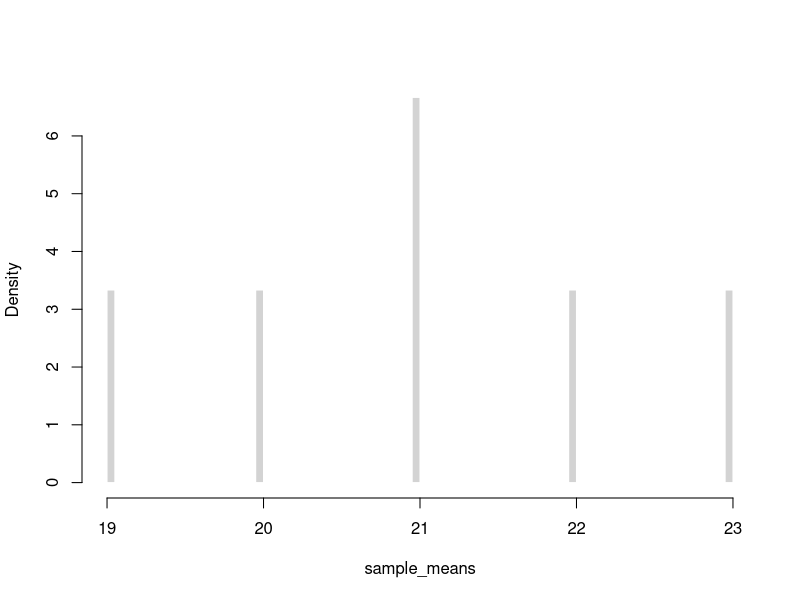
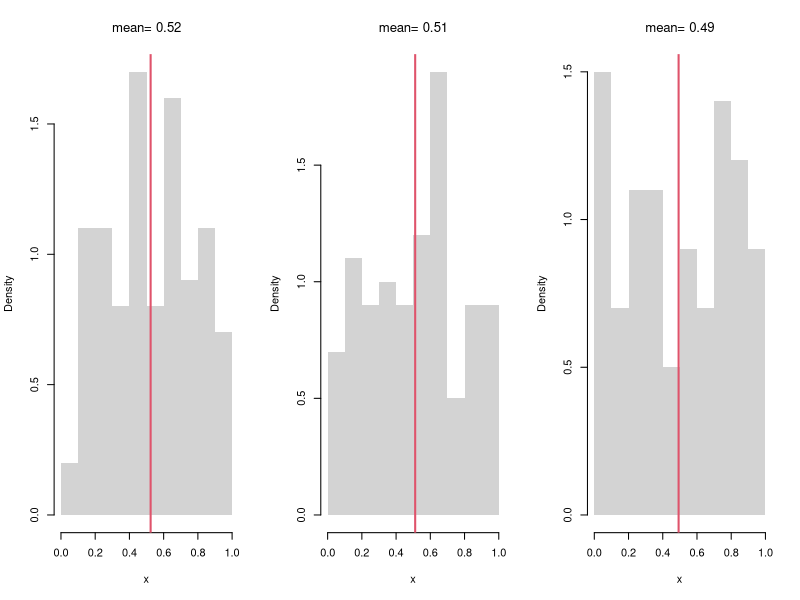
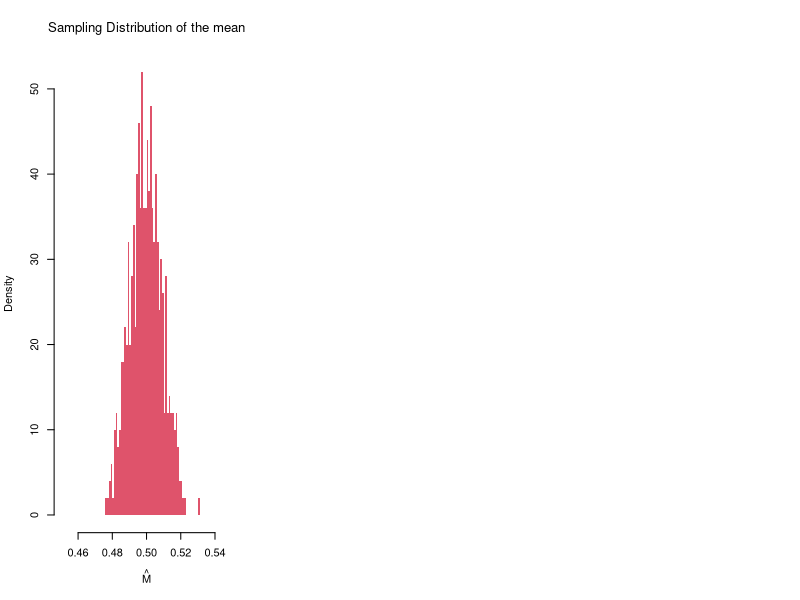
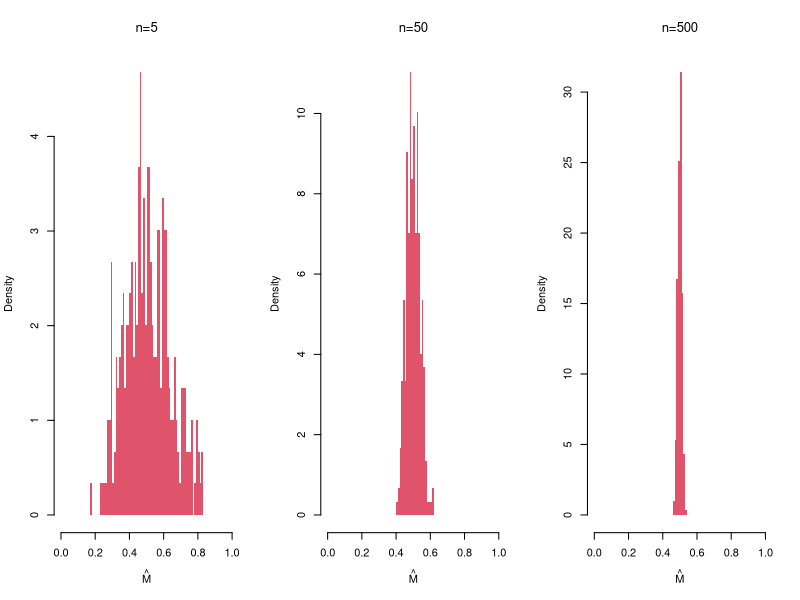
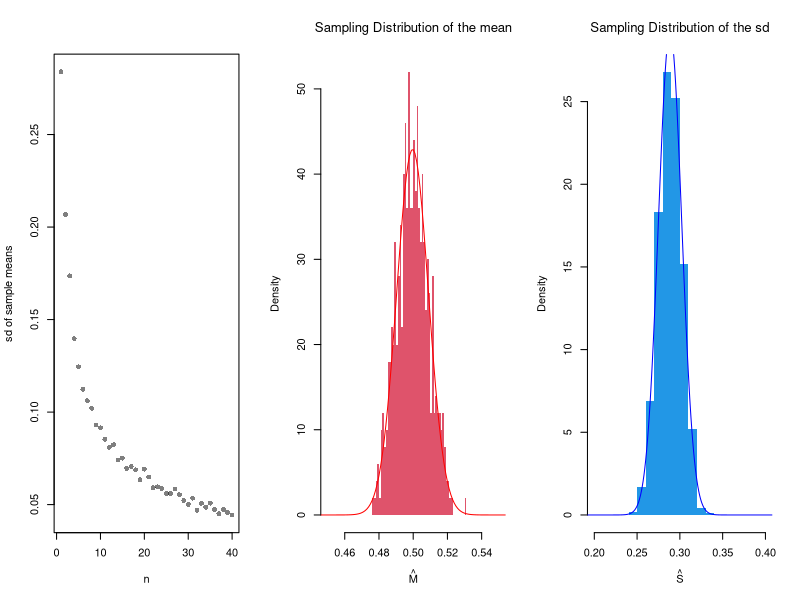
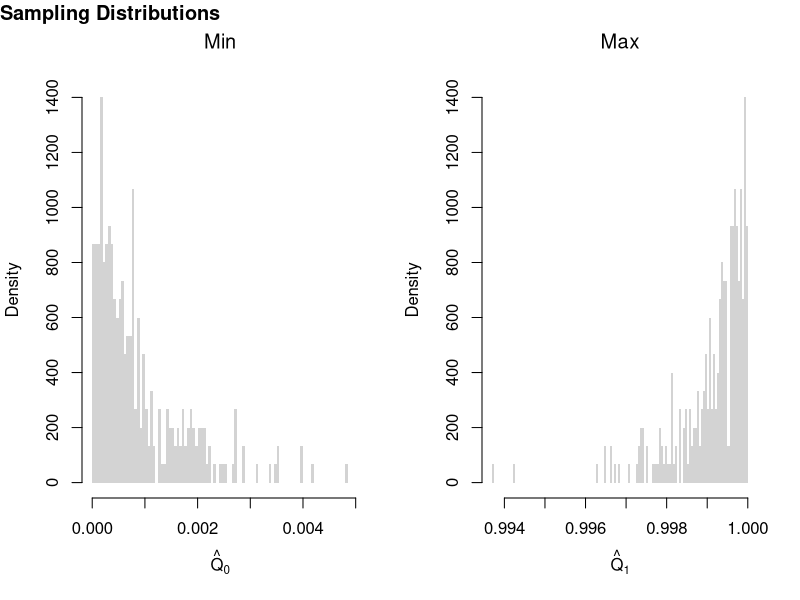
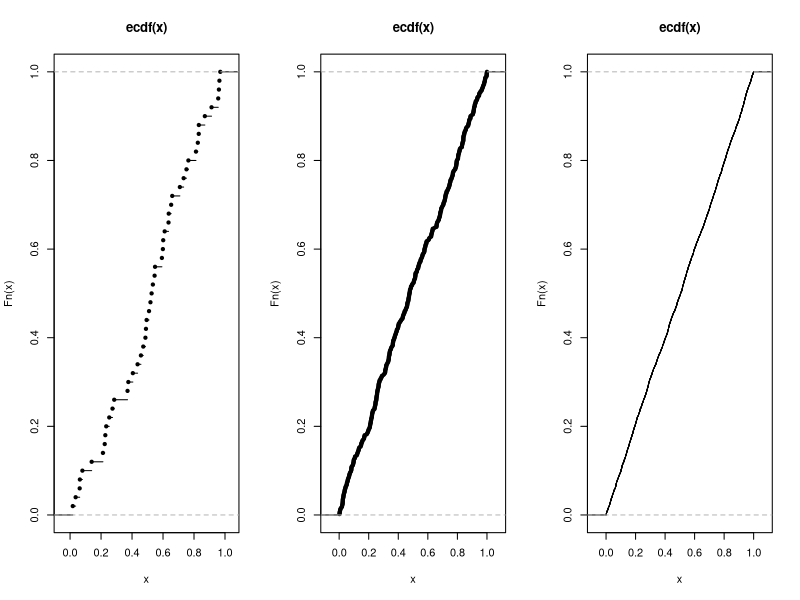
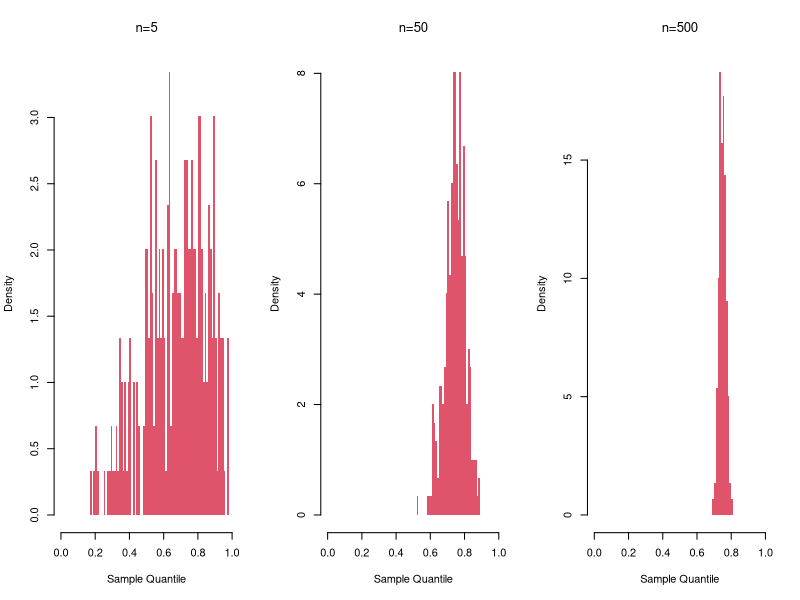

Source code (R) for these figures, in order:
## ---- chunk 1
# Simple random sample (no duplicates, equal probability)
x <- c(1,2,3,4) # population
sample(x, 2, replace=F) #sample
## ---- chunk 2
#{1,2,3} {1,3,2}  ho
#{2,1,3} {2,3,1}  
#{3,2,1} {3,1,2}
factorial(3)
## ---- chunk 3
#Ways to draw k=2 from a set with n=4
#{1,2} {1,3} {1,4}  
#      {2,3} {2,4}  
#            {3,4} 

choose(4,2)
## ---- chunk 4
#All possible samples of two from an enormous bag of numbers {1,2,3,4}
#{1,1} {1,2} {1,3}, {3,4}
#{2,2} {2,3} {2,4}
#{3,3} {3,4}
#{4,4}

# Simple random sample (duplicates, equal probability)
sample(x, 2, replace=T)
## ---- chunk 5
runif(3)
rexp(3)
rnorm(3)
## ---- chunk 6
X <- c(18,20,22,24) # Ages for student population
# six possible samples
m1 <- mean( X[c(1,2)] ) #{1,2}
m2 <- mean( X[c(1,3)] ) #{1,3}
m3 <- mean( X[c(1,4)] ) #{3,4}
m4 <- mean( X[c(2,3)] ) #{2,3}
m5 <- mean( X[c(2,4)] ) #{2,4}
m6 <- mean( X[c(3,4)] ) #{3,4}
# sampling distribution
sample_means <- c(m1, m2, m3, m4, m5, m6)
hist(sample_means,
    freq=F, breaks=100,
    main='', border=F)
## ---- chunk 7
# Three Sample Example from infinite population
x1 <- runif(100)
m1 <- mean(x1)
x2 <- runif(100)
m2 <- mean(x2)
x3 <- runif(100)
m3 <- mean(x3)
sample_means <- c(m1, m2, m3)
sample_means

# An Equivalent Approach: fill vector in a loop
sample_means <- vector(length=3)
for(i in seq(sample_means)){
    x <- runif(100)
    m <- mean(x)
    sample_means[i] <- m
}
sample_means
## ---- chunk 8
# Three Sample Example w/ Visual
par(mfrow=c(1,3))
for(b in 1:3){
    x <- runif(100) 
    m <-  mean(x)
    hist(x,
        breaks=seq(0,1,by=.1), #for comparability
        freq=F, main=NA, border=NA)
    abline(v=m, col=2, lwd=2)
    title(paste0('mean= ', round(m,2)),  font.main=1)
}
## ---- chunk 9
# Many sample example
sample_means <- vector(length=500)
for(i in seq_along(sample_means)){
    x <- runif(1000)
    m <- mean(x)
    sample_means[i] <- m
}
hist(sample_means, 
    breaks=seq(0.45,0.55,by=.001),
    border=NA, freq=F,
    col=2, font.main=1, 
    xlab=expression(hat(M)),
    main='Sampling Distribution of the mean')
## ---- chunk 10
m_LLLN <- mean(sample_means)
round(m_LLLN, 3)
## ---- chunk 11
par(mfrow=c(1,3))
for(n in c(5,50,500)){
    sample_means_n <- vector(length=299)
    for(i in seq_along(sample_means_n)){
        x <- runif(n)
        m <- mean(x)
        sample_means_n[i] <- m
    }
    hist(sample_means_n, 
        breaks=seq(0,1,by=.01),
        border=NA, freq=F,
        col=2, font.main=1, 
        xlab=expression(hat(M)),
        main=paste0('n=',n) )
}
## ---- chunk 12
n_seq <- seq(1, 40)
sd_seq <- vector(length=length(n_seq))
for(n in seq_along(sd_seq)){
    sample_means_n <- vector(length=499)
    for(i in seq_along(sample_means_n)){
        x <- runif(n)
        m <- mean(x)
        sample_means_n[i] <- m
    }
    sd_seq[n] <- sd(sample_means_n)
}
plot(n_seq, sd_seq, pch=16, col=grey(0,0.5),
    xlab='n', ylab='sd of sample means', main='')
## ---- chunk 13
hist(sample_means,
    breaks=seq(0.45,0.55,by=.001),
    border=NA, freq=F,
    col=2, font.main=1,
    xlab=expression(hat(M)),
    main='Sampling Distribution of the mean')
    
## Approximately normal?
mu <- mean(sample_means)
mu_sd <- sd(sample_means)
x <- seq(0.1, 0.9, by=0.001)
fx <- dnorm(x, mu, mu_sd)
lines(x, fx, col='red')
## ---- chunk 14
# CLT example of the "sd" statistic
sample_sds <- vector(length=1000)
for(i in seq_along(sample_sds)){
    x <- runif(100) # same distribution
    s <- sd(x) # different statistic
    sample_sds[i] <- s
}
hist(sample_sds,
    breaks=seq(0.2,0.4,by=.01),
    border=NA, freq=F,
    col=4, font.main=1,
    xlab=expression(hat(S)),
    main='Sampling Distribution of the sd')

## Approximately normal?
mu <- mean(sample_sds)
mu_sd <- sd(sample_sds)
x <- seq(0.1, 0.9, by=0.001)
fx <- dnorm(x, mu, mu_sd)
lines(x, fx, col='blue')

# try another random variable, such as rexp(100) instead of runif(100)
## ---- chunk 15
# Create 300 samples, each with 1000 random uniform variables
x_samples <- matrix(nrow=300, ncol=1000)
for(i in seq(1,nrow(x_samples))){
    x_samples[i,] <- runif(1000)
}
# Each row is a new sample
length(x_samples[1,])

# Compute min and max for each sample
x_mins <- apply(x_samples, 1, quantile, probs=0)
x_maxs <- apply(x_samples, 1, quantile, probs=1)

# Plot the sampling distributions of min, median, and max
# Median looks normal. Maximum and Minumum do not!
par(mfrow=c(1,2))
hist(x_mins, breaks=100, main='Min', font.main=1,
    xlab=expression(hat(Q)[0]), border=NA, freq=F)
hist(x_maxs, breaks=100, main='Max', font.main=1,
    xlab=expression(hat(Q)[1]), border=NA, freq=F)
title('Sampling Distributions', outer=T, line=-1, adj=0)
## ---- chunk 16
par(mfrow = c(1, 3))

for (n in c(50, 500, 5000)) {
  x <- runif(n)
  Fx <- ecdf(x)
  plot(Fx)
}

## ---- chunk 17
par(mfrow=c(1,3))
for(n in c(5,50,500)){
    sample_quants_n <- vector(length=299)
    for(i in seq_along(sample_quants_n)){
        x <- runif(n)
        m <- quantile(x, probs=0.75) #upper quartile
        sample_quants_n[i] <- m
    }
    hist(sample_quants_n, 
        breaks=seq(0,1,by=.01),
        border=NA, freq=F,
        col=2, font.main=1, 
        xlab="Sample Quantile",
        main=paste0('n=',n) )
}
## ---- chunk 18
sample_dat <- USArrests[,'Murder']
sample_mean <- mean(sample_dat)
sample_mean
## ---- chunk 19
# Generate Non-normal Data, from Hesterberg (2015)

# Population is 50% N(-2, 1) and 50% N(2, 4)
populationMean <- c(-2, 2)
populationVar <- c(1, 4)

# Generate samples from population
rPopulation <- function(n){
  # Which distribution is each observation coming from
  di <- sample(1:2, size=n, replace=TRUE, prob=c(.5,.5))
  rnorm(n, mean=populationMean[di], sd=sqrt(populationVar)[di])
}

# Compute Sample Mean
n <- 25
set.seed(2)
sample_dat <- rPopulation(n)
sample_mean <- mean(sample_dat)
## ---- chunk 20
# Plot Bootstrap Mean
# Modified from Hesterberg (2015)

#### Some parameters for figure layout.
divideX <- c(.6, .65)
divideY <- c(0, .32, .33, .65, .70, 1)
useFraction <- .9
Fraction2 <- 0:1 + c(1, -1) * (1-useFraction)/2
rescaleY <- function(x) (x-.33)/.67
divideY3 <- (c(NA, NA, .33, .65, .70, 1) - .33)/.67

PlotSample <- function(data,
    lineMu=TRUE,
    star=FALSE,
    lineM=NULL,
    col="gray"){
  # lineMu: logical, add a vertical line at mu
  # star:  logical, label with xbar* instead of xbar
  # lineM: NULL or numeric; add a vertical line there

  hist(data, breaks=seq(-6, 8, length=21), col=col,
       probability=TRUE, axes=FALSE, new=FALSE, border=0,
       xlab="", xlim=c(-6, 8), ylim=c(0, .351),
       xaxs="i", yaxs="i", main="")
  axis(side=1, at=c(-6, 8))
  axis(side=1, at=mean(data),
       if(star) expression(hat(M)[r]) else expression(hat(M)))
  if(lineMu) {
    segments(mean(populationMean), y0=0, y1=.32)
    axis(side=1, at=mean(populationMean), "")
  }
  if(length(lineM)) {
    segments(lineM, y0=0, y1=.32, col="red", lty=2)
    axis(side=1, at=lineM, "", col="red")
  }
  invisible(NULL)
}

### Plot sample (as substitute for population)
par(fig=c(divideX[1] * (1/3 + 1/3 * Fraction2), divideY3[5:6]),
    mar=.1 + c(2, 0, 0, 0), mex=.8)
PlotSample(sample_dat, lineM=sample_mean)
axis(1, sample_mean, expression(hat(M)), col="red")

### Bootstrap samples
set.seed(2)  ## Cherry Pick Some Good Ones
B <- lapply(1:20, function(b) { sample(sample_dat, replace=T) })
temp <- lapply(B, hist, breaks=seq(-6, 8, length=21), plot=F)
Bii <- which(sapply(temp, function(x) max(x[['counts']])) <= 5)
## Plot the Cherries
par(fig=c(divideX[1] * (0/3 + 1/3*Fraction2), divideY3[3:4]), new=T)
PlotSample(B[[Bii[1]]], sample_mean, lineMu=F, star=T)
par(fig=c(divideX[1] * (1/3 + 1/3*Fraction2), divideY3[3:4]), new=T)
PlotSample(B[[Bii[3]]], sample_mean, lineMu=F, star=T)
par(fig=c(divideX[1] * (2/3 + 1/3*Fraction2), divideY3[3:4]), new=T)
PlotSample(B[[Bii[2]]], sample_mean, lineMu=F, star=T)

### Bootstrap Distribution
par(fig=c(divideX[2], 1, 0, .5), new=T)
par(mar=c(4.1, 0, 0, 0))
set.seed(2)
Bmeans <- sapply(1:999, function(b) {
    dat_b <- sample(sample_dat, replace=T) # c.f. jackknife
    mean(dat_b)
})
hist(Bmeans, xlim=c(-3, 3), ylim=c(0, 1), breaks=61, border=0,
     axes=F, col="gray", freq=F, main="", yaxs="i",
     xlab="", ylab="")
abline(v=sample_mean, col="red", lty=2)
abline(v=mean(populationMean))
axis(1, c(-3, 3))
axis(1, at=sample_mean, expression(hat(M)), col="red")
#axis(3, at=mean(populationMean), expression(mu))

### Arrows
par(mar=c(2.1, 0, 0, 0))
par(fig=c(0, 1, 0, 1), usr=c(0, 1, 0, 1))
arrows(lwd=1.5, length=.125,
       x0=divideX[1] * (.29 + .42 * ppoints(5)[c(1,3,5)]),
       x1=divideX[1] * seq(.3, .7, length=3),
       y0=rescaleY(divideY[4:5] %*% c(.2, .77)) - .05,
       y1=rescaleY(divideY[4] - c(.6, 1, .6)*(divideY[5]-divideY[4])) - .05)
arrows(divideX[1], c(.1, .2, .3), length=.125, divideX[2], lwd=1.5)

### Text
text(.4, .8, adj=0, 'Sample')
text((divideX[2]+1)/2, .55, adj=.5, 'Resampling Distribution')
text(0.01, divideY3[4]+.03, adj=0, "Resamples (r)")
legend(.01, .9, lty=1:2, col=1:2, legend=expression(mu, hat(M)))
## ---- chunk 21
sample_dat <- USArrests[,'Murder']
sample_mean <- mean(sample_dat)

# Jackknife Estimates
n <- length(sample_dat)
jackknife_means <- vector(length=n)
for(i in seq_along(jackknife_means)){
    dat_noti <- sample_dat[-i]
    mean_noti <- mean(dat_noti)
    jackknife_means[i] <- mean_noti
}
hist(jackknife_means, breaks=25,
    border=NA, freq=F,
    main='', xlab=expression(hat(M)[-i]))
abline(v=sample_mean, col='red', lty=2)
## ---- chunk 22
# Bootstrap estimates
bootstrap_means <- vector(length=9999)
for(b in seq_along(bootstrap_means)){
    dat_id <- seq(1,n)
    boot_id <- sample(dat_id , replace=T)
    dat_b  <- sample_dat[boot_id] # c.f. jackknife
    mean_b <- mean(dat_b)
    bootstrap_means[b] <-mean_b
}

hist(bootstrap_means, breaks=25,
    border=NA, freq=F,
    main='', xlab=expression(hat(M)[b]))
abline(v=sample_mean, col='red', lty=2)
## ---- chunk 23
# theoretical probabilities
x <- c(0,1)
x_probs <- c(1/4, 3/4)
# sample draws
coin_sample <- sample(x, prob=x_probs, 1000, replace=T)
Fhat <- ecdf(coin_sample)

x_probs_boot <- c(Fhat(0), 1-Fhat(0))
x_probs_boot # approximately the theoretical value
coin_resample <- sample(x, prob=x_probs_boot, 999, replace=T)
# any draw from here is almost the same as the original process
## ---- chunk 24
sd(sample_dat) # standard deviation
sd(bootstrap_means) # standard error
## ---- chunk 25
B <- 1000 # number of bootstrap samples
Nseq <- seq(1,100, by=1) # different sample sizes

SE <- vector(length=length(Nseq))
for(n in Nseq){
    sample_statistics_n <- vector(length=B)
    for(b in seq(1,B)){
        x_b <- rnorm(n) # Sample of size n
        x_stat_b <- quantile(x_b, probs=.4) # Stat of interest
        sample_statistics_n[b] <- x_stat_b
    }
    se_n <- sd(sample_statistics_n) # How much the stat varies across samples
    SE[n] <- se_n
}

plot(Nseq, SE, pch=16, col=grey(0,.5),
    ylab='standard error', xlab='sample size')
